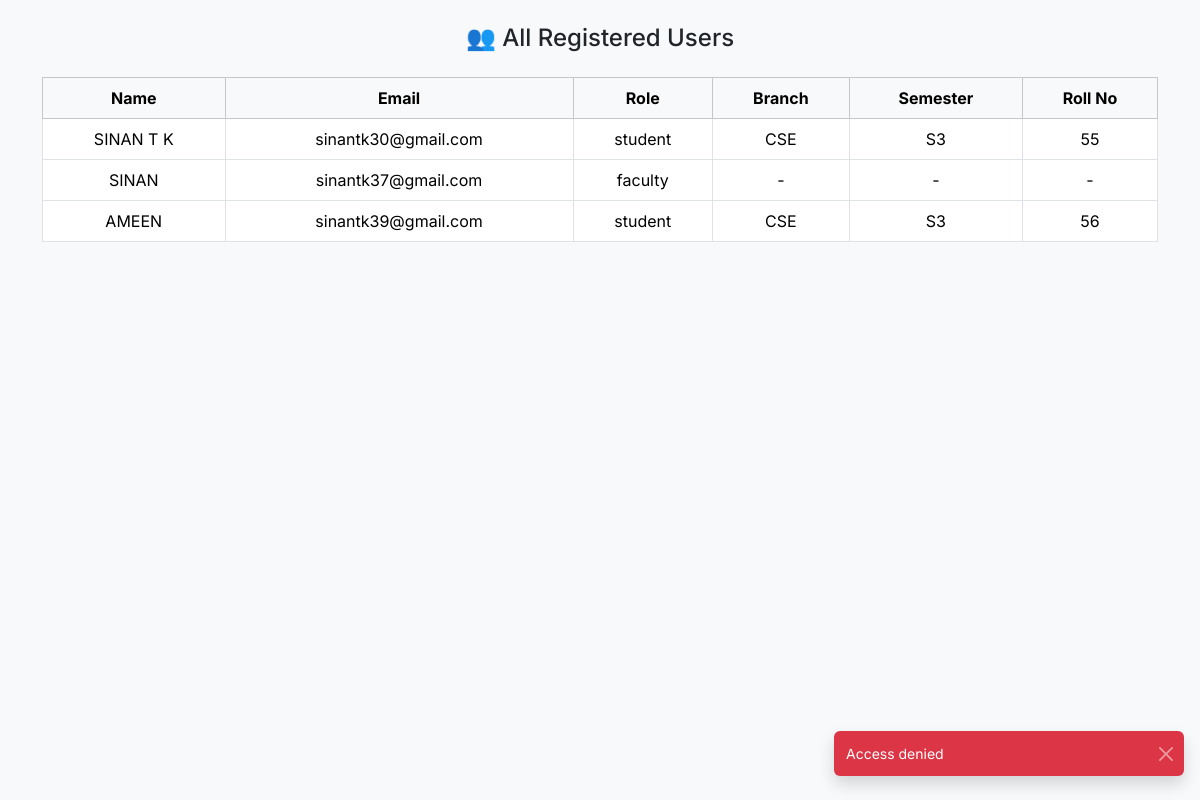
Before: /admin/users with the older database file.
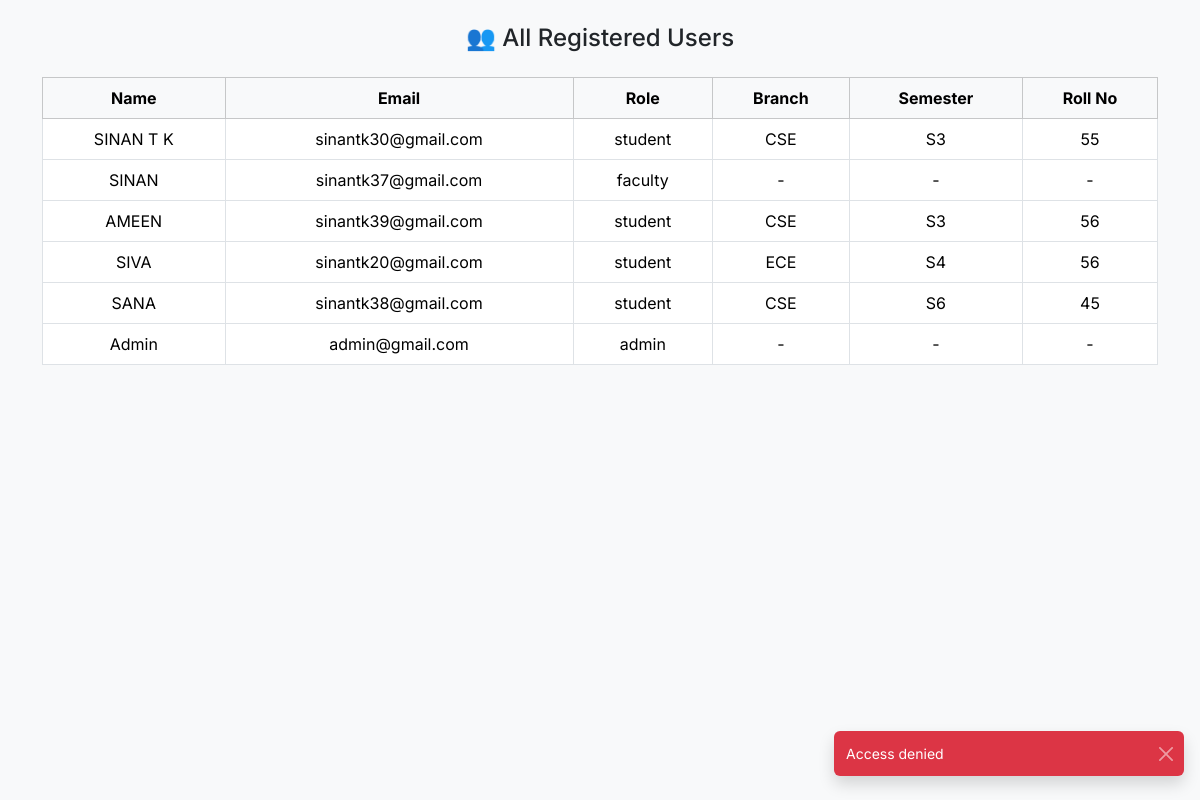
After: the same page with the newer database file.
### tables this page shows
CREATE TABLE users (
                id INTEGER PRIMARY KEY AUTOINCREMENT,
                name TEXT,
                email TEXT UNIQUE,
                password TEXT,
                role TEXT,
                semester TEXT,
                branch TEXT,
                roll_number TEXT
            );

### app.py (the view)
@app.route('/admin/users')
def admin_users():
    admin_only()
    users = get_db().execute('SELECT * FROM users').fetchall()
    return render_template('admin_users.html', users=users)

### app.py (called while the page is built)
def get_db():
    conn = sqlite3.connect('database.db')
    conn.row_factory = sqlite3.Row
    return conn

@app.after_request
def add_cache_control(response):
    response.headers['Cache-Control'] = 'no-store'
    return response

def admin_only():
    if session.get('role') != 'admin':
        flash("Access denied", "danger")
        return redirect(url_for('home'))

### templates/admin_users.html (shortened to what this page needs)
{% extends 'base.html' %}
{% block content %}
<div class="container py-4">
  <h4 class="mb-4 text-center">👥 All Registered Users</h4>
  <div class="table-responsive">
    <table class="table table-bordered table-hover text-center">
      <thead class="table-light">
        <tr>
          <th>Name</th>
          <th>Email</th>
          <th>Role</th>
          <th>Branch</th>
          <th>Semester</th>
          <th>Roll No</th>
        </tr>
      </thead>
      <tbody>
        {% for user in users %}
        <tr>
          <td>{{ user.name }}</td>
          <td>{{ user.email }}</td>
          <td>{{ user.role }}</td>
          <td>{{ user.branch or '-' }}</td>
          <td>{{ user.semester or '-' }}</td>
          <td>{{ user.roll_number or '-' }}</td>
        </tr>
        {% endfor %}
      </tbody>
    </table>
  </div>
</div>
{% endblock %}

### templates/base.html (shortened to what this page needs)
<!DOCTYPE html>
<html lang="en">
<head>
  <link href="https://cdn.jsdelivr.net/npm/bootstrap@5.3.3/dist/css/bootstrap.min.css" rel="stylesheet">
</head>
<body>
  {% block content %}{% endblock %}
  <div class="toast-container">
    {% include 'toast.html' %}
  </div>
</body>
</html>

### templates/toast.html (shortened to what this page needs)
<div class="position-fixed bottom-0 end-0 p-3" style="z-index: 9999">
  {% with messages = get_flashed_messages(with_categories=true) %}
    {% if messages %}
      {% for category, message in messages %}
      <div class="toast align-items-center text-white bg-{{ category }} border-0 show mb-2" role="alert" aria-live="assertive" aria-atomic="true">
        <div class="d-flex">
          <div class="toast-body">
            {{ message }}
          </div>
          <button type="button" class="btn-close btn-close-white me-2 m-auto" data-bs-dismiss="toast" aria-label="Close"></button>
        </div>
      </div>
      {% endfor %}
    {% endif %}
  {% endwith %}
</div>

### templates/base.html (style rules this page uses)
body { font-family: 'Inter', sans-serif; background-color: #f8f9fa; }
.toast-container { position: fixed; bottom: 1rem; right: 1rem; z-index: 1055; }

Changed rows visible on the page:
added users: name "SIVA", email "sinantk20@gmail.com", role "student", branch "ECE", semester "S4", roll_number "56"
added users: name "SANA", email "sinantk38@gmail.com", role "student", branch "CSE", semester "S6", roll_number "45"
added users: name "Admin", email "admin@gmail.com", role "admin", branch "-", semester "-", roll_number "-"
